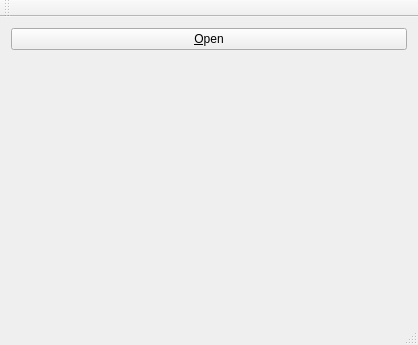
<?xml version="1.0" encoding="UTF-8"?>
<ui version="4.0">
 <class>MainWindow</class>
 <widget class="QMainWindow" name="MainWindow">
  <property name="geometry">
   <rect>
    <x>0</x>
    <y>0</y>
    <width>418</width>
    <height>345</height>
   </rect>
  </property>
  <property name="windowTitle">
   <string>MainWindow</string>
  </property>
  <widget class="QWidget" name="centralWidget">
   <layout class="QVBoxLayout" name="verticalLayout_2">
    <item>
     <layout class="QVBoxLayout" name="verticalLayout">
      <item>
       <widget class="QPushButton" name="pushButton">
        <property name="text">
         <string>&amp;Open</string>
        </property>
       </widget>
      </item>
      <item>
       <widget class="QLabel" name="label">
        <property name="text">
         <string/>
        </property>
       </widget>
      </item>
     </layout>
    </item>
   </layout>
  </widget>
  <widget class="QMenuBar" name="menuBar">
   <property name="geometry">
    <rect>
     <x>0</x>
     <y>0</y>
     <width>418</width>
     <height>22</height>
    </rect>
   </property>
  </widget>
  <widget class="QToolBar" name="mainToolBar">
   <attribute name="toolBarArea">
    <enum>TopToolBarArea</enum>
   </attribute>
   <attribute name="toolBarBreak">
    <bool>false</bool>
   </attribute>
  </widget>
  <widget class="QStatusBar" name="statusBar"/>
 </widget>
 <layoutdefault spacing="6" margin="11"/>
 <resources/>
 <connections/>
</ui>
